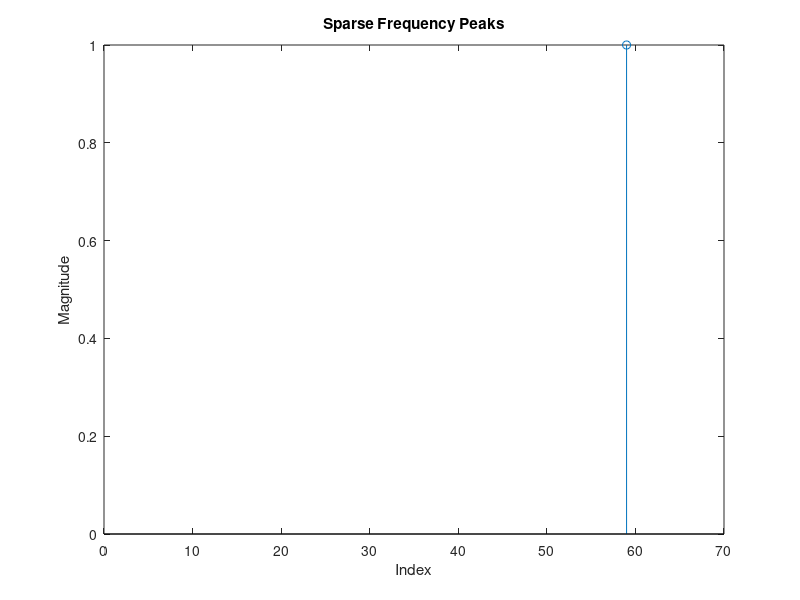

MATLAB code for this plot: (Note: this script raises an error after producing the figure.)
%% SFT Project:
% Implement the SFT algorithm in MATLAB. Make comparisons with the built-in 
% FFT algorithm of MATLAB in terms of running time as the length of data 
% increases, for different sparsity cases


%% create signal
% need to be able to make signals with N = length,k = number of peaks, 
% p = spacing of peaks, epsilon[j] = noise function

K = 1; % amount of peaks
A = 1;
% use the folloing 3 lines for gaussian-like magnitudes
%Amax = K; % peak magnitude for central sample
%x = 1:K;
%A = K/Amax + (Amax - K/Amax) * (1 - abs(x - (K+1)/2)/((K+1)/2-1));
k0 = 59; % center frequency index
N = 70; % signal length
delta_w = 0.6; % peak spacing, (0 to 1]. approach 0 for closer spacing
n  = 0:N-1; % time indices

k_list = (1:N/K:N) + ((k0-512) + N/(2*K));
half_k_range = round(((k_list(end) - k_list(1)) * delta_w) / 2);   % half of total range
k_list = linspace(k0 - half_k_range, k0 + half_k_range, K);
k_list = round(k_list);
k = zeros(1,N);
k(k_list) = A;

%plot freq peaks
indices = 1:length(k);
nonzero_idx = k ~= 0;
stem(indices(nonzero_idx), k(nonzero_idx), 'o');
% use following two lines for x ticks for only peaks
%ax = gca; 
%ax.XTick = indices(nonzero_idx);
xlim([0 N]);
xlabel('Index');
ylabel('Magnitude');
title('Sparse Frequency Peaks');
grid off;

% Create time signal
S = exp(2*pi*1i * (k_list(:) * n) / N);
f = sum(S, 1);    % 1-by-N signal

%% Implement SFT I. Identify Frequency Peaks

% Use random binning with modulo aliasing and CRT

% Random binning

% Aliasing and CRT
% calculate padded signal of length with specific coprime factors.
% subsampling rates MUST be > k but << N
subsampling_lengths = [2,5,7]; 
subsampling_rates = [N/subsampling_lengths(1), N/subsampling_lengths(2), N/subsampling_lengths(3)];

% find subsampled DFTs
f_1 = fft(f(1:subsampling_rates(1):end));
f_2 = fft(f(1:subsampling_rates(2):end));
f_3 = fft(f(1:subsampling_rates(3):end));

% debug
[B_1, ~] = sort(abs(f_1), 'descend');
[B_2, ~] = sort(abs(f_2), 'descend');
[B_3, ~] = sort(abs(f_3), 'descend');

%threshold for noise robustness
thresh1 = 0.5 * max(abs(f_1));
thresh2 = 0.5 * max(abs(f_2));
thresh3 = 0.5 * max(abs(f_3));

%find peaks
peaks1 = find(abs(f_1) > thresh1);
peaks2 = find(abs(f_2) > thresh2);
peaks3 = find(abs(f_3) > thresh3);

x = crt([peaks1(1)-1, peaks2(1)-1, peaks3(1)-1],subsampling_lengths); 
%convert from 1- to 0- index for CRT above

 disp(x) %revert to 0-index